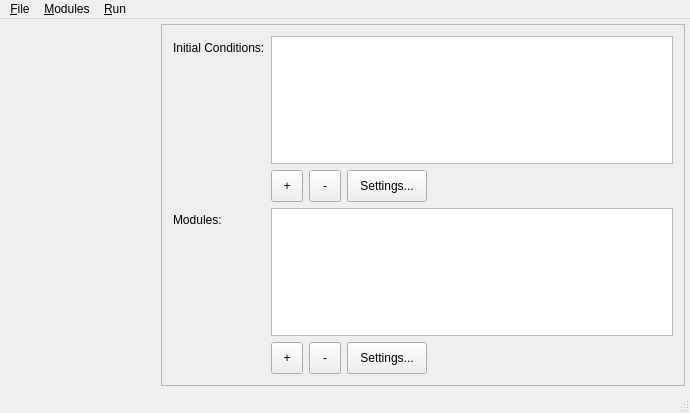
<?xml version="1.0" encoding="UTF-8"?>
<ui version="4.0">
 <class>ExperimentManager</class>
 <widget class="QMainWindow" name="ExperimentManager">
  <property name="geometry">
   <rect>
    <x>0</x>
    <y>0</y>
    <width>690</width>
    <height>413</height>
   </rect>
  </property>
  <property name="sizePolicy">
   <sizepolicy hsizetype="Expanding" vsizetype="Expanding">
    <horstretch>0</horstretch>
    <verstretch>0</verstretch>
   </sizepolicy>
  </property>
  <property name="windowTitle">
   <string>AMUSE Experiment Control</string>
  </property>
  <property name="unifiedTitleAndToolBarOnMac">
   <bool>true</bool>
  </property>
  <widget class="QWidget" name="centralWidget">
   <property name="sizePolicy">
    <sizepolicy hsizetype="Expanding" vsizetype="Expanding">
     <horstretch>0</horstretch>
     <verstretch>0</verstretch>
    </sizepolicy>
   </property>
   <layout class="QHBoxLayout" name="horizontalLayout_4">
    <property name="margin">
     <number>5</number>
    </property>
    <item>
     <widget class="ModulesToolbox" name="modulesToolbox" native="true">
      <property name="sizePolicy">
       <sizepolicy hsizetype="Fixed" vsizetype="Expanding">
        <horstretch>0</horstretch>
        <verstretch>0</verstretch>
       </sizepolicy>
      </property>
      <property name="minimumSize">
       <size>
        <width>150</width>
        <height>0</height>
       </size>
      </property>
      <property name="maximumSize">
       <size>
        <width>200</width>
        <height>16777215</height>
       </size>
      </property>
     </widget>
    </item>
    <item>
     <widget class="QFrame" name="frame">
      <property name="sizePolicy">
       <sizepolicy hsizetype="Expanding" vsizetype="Expanding">
        <horstretch>0</horstretch>
        <verstretch>0</verstretch>
       </sizepolicy>
      </property>
      <property name="frameShape">
       <enum>QFrame::StyledPanel</enum>
      </property>
      <property name="frameShadow">
       <enum>QFrame::Raised</enum>
      </property>
      <layout class="QFormLayout" name="formLayout">
       <item row="0" column="1">
        <widget class="QListWidget" name="initCondList"/>
       </item>
       <item row="0" column="0">
        <widget class="QLabel" name="initCondLabel">
         <property name="text">
          <string>Initial Conditions:</string>
         </property>
        </widget>
       </item>
       <item row="3" column="1">
        <widget class="QListWidget" name="moduleList"/>
       </item>
       <item row="3" column="0">
        <widget class="QLabel" name="moduleLabel">
         <property name="text">
          <string>Modules:</string>
         </property>
        </widget>
       </item>
       <item row="1" column="1">
        <layout class="QHBoxLayout" name="horizontalLayout">
         <item>
          <widget class="QToolButton" name="addInitButton">
           <property name="minimumSize">
            <size>
             <width>32</width>
             <height>32</height>
            </size>
           </property>
           <property name="maximumSize">
            <size>
             <width>32</width>
             <height>32</height>
            </size>
           </property>
           <property name="text">
            <string>+</string>
           </property>
          </widget>
         </item>
         <item>
          <widget class="QToolButton" name="removeInitButton">
           <property name="minimumSize">
            <size>
             <width>32</width>
             <height>32</height>
            </size>
           </property>
           <property name="maximumSize">
            <size>
             <width>32</width>
             <height>32</height>
            </size>
           </property>
           <property name="text">
            <string>-</string>
           </property>
          </widget>
         </item>
         <item>
          <widget class="QPushButton" name="initSettingsButton">
           <property name="minimumSize">
            <size>
             <width>0</width>
             <height>32</height>
            </size>
           </property>
           <property name="text">
            <string>Settings...</string>
           </property>
          </widget>
         </item>
         <item>
          <spacer name="horizontalSpacer">
           <property name="orientation">
            <enum>Qt::Horizontal</enum>
           </property>
           <property name="sizeHint" stdset="0">
            <size>
             <width>40</width>
             <height>20</height>
            </size>
           </property>
          </spacer>
         </item>
        </layout>
       </item>
       <item row="4" column="1">
        <layout class="QHBoxLayout" name="horizontalLayout_2">
         <item>
          <widget class="QToolButton" name="addModuleButton">
           <property name="minimumSize">
            <size>
             <width>32</width>
             <height>32</height>
            </size>
           </property>
           <property name="maximumSize">
            <size>
             <width>32</width>
             <height>32</height>
            </size>
           </property>
           <property name="text">
            <string>+</string>
           </property>
          </widget>
         </item>
         <item>
          <widget class="QToolButton" name="removeModuleButton">
           <property name="minimumSize">
            <size>
             <width>32</width>
             <height>32</height>
            </size>
           </property>
           <property name="maximumSize">
            <size>
             <width>32</width>
             <height>32</height>
            </size>
           </property>
           <property name="text">
            <string>-</string>
           </property>
          </widget>
         </item>
         <item>
          <widget class="QPushButton" name="moduleSettingsButton">
           <property name="minimumSize">
            <size>
             <width>0</width>
             <height>32</height>
            </size>
           </property>
           <property name="text">
            <string>Settings...</string>
           </property>
          </widget>
         </item>
         <item>
          <spacer name="horizontalSpacer_2">
           <property name="orientation">
            <enum>Qt::Horizontal</enum>
           </property>
           <property name="sizeHint" stdset="0">
            <size>
             <width>40</width>
             <height>20</height>
            </size>
           </property>
          </spacer>
         </item>
        </layout>
       </item>
      </layout>
     </widget>
    </item>
   </layout>
  </widget>
  <widget class="QMenuBar" name="menuBar">
   <property name="geometry">
    <rect>
     <x>0</x>
     <y>0</y>
     <width>690</width>
     <height>25</height>
    </rect>
   </property>
   <widget class="QMenu" name="menuFile">
    <property name="title">
     <string>&amp;File</string>
    </property>
    <addaction name="separator"/>
    <addaction name="actionNew_Experiment"/>
    <addaction name="actionOpen_Experiment"/>
    <addaction name="actionSave_Experiment"/>
    <addaction name="separator"/>
    <addaction name="actionExport_experiment"/>
    <addaction name="separator"/>
    <addaction name="actionClose"/>
   </widget>
   <widget class="QMenu" name="menuRun">
    <property name="title">
     <string>&amp;Run</string>
    </property>
    <addaction name="actionView_Cluster"/>
    <addaction name="actionRun_Experiment"/>
   </widget>
   <widget class="QMenu" name="menuModules">
    <property name="title">
     <string>&amp;Modules</string>
    </property>
    <addaction name="actionImport_Module"/>
    <addaction name="actionEdit_Modules"/>
   </widget>
   <addaction name="menuFile"/>
   <addaction name="menuModules"/>
   <addaction name="menuRun"/>
  </widget>
  <widget class="QStatusBar" name="statusBar"/>
  <action name="actionOpen_Experiment">
   <property name="text">
    <string>&amp;Open Experiment...</string>
   </property>
   <property name="shortcut">
    <string>Ctrl+O</string>
   </property>
   <property name="visible">
    <bool>true</bool>
   </property>
  </action>
  <action name="actionNew_Experiment">
   <property name="text">
    <string>&amp;New Experiment...</string>
   </property>
   <property name="shortcut">
    <string>Ctrl+N</string>
   </property>
  </action>
  <action name="actionSave_Experiment">
   <property name="text">
    <string>&amp;Save Experiment</string>
   </property>
   <property name="shortcut">
    <string>Ctrl+S</string>
   </property>
  </action>
  <action name="actionClose">
   <property name="text">
    <string>&amp;Close</string>
   </property>
   <property name="shortcut">
    <string>Ctrl+W</string>
   </property>
  </action>
  <action name="actionRun_Experiment">
   <property name="text">
    <string>&amp;Run Experiment</string>
   </property>
   <property name="shortcut">
    <string>Ctrl+R</string>
   </property>
  </action>
  <action name="actionExport_experiment">
   <property name="text">
    <string>E&amp;xport Experiment...</string>
   </property>
  </action>
  <action name="actionImport_Module">
   <property name="text">
    <string>Import Module Specification...</string>
   </property>
  </action>
  <action name="actionEdit_Modules">
   <property name="text">
    <string>Edit Modules...</string>
   </property>
   <property name="shortcut">
    <string>Ctrl+M</string>
   </property>
  </action>
  <action name="actionView_Cluster">
   <property name="text">
    <string>&amp;View Cluster...</string>
   </property>
  </action>
 </widget>
 <layoutdefault spacing="6" margin="11"/>
 <customwidgets>
  <customwidget>
   <class>ModulesToolbox</class>
   <extends>QWidget</extends>
   <header>modulestoolbox</header>
   <container>1</container>
  </customwidget>
 </customwidgets>
 <resources/>
 <connections>
  <connection>
   <sender>actionClose</sender>
   <signal>triggered()</signal>
   <receiver>ExperimentManager</receiver>
   <slot>close()</slot>
   <hints>
    <hint type="sourcelabel">
     <x>-1</x>
     <y>-1</y>
    </hint>
    <hint type="destinationlabel">
     <x>289</x>
     <y>183</y>
    </hint>
   </hints>
  </connection>
  <connection>
   <sender>actionOpen_Experiment</sender>
   <signal>triggered()</signal>
   <receiver>ExperimentManager</receiver>
   <slot>openExperiment()</slot>
   <hints>
    <hint type="sourcelabel">
     <x>-1</x>
     <y>-1</y>
    </hint>
    <hint type="destinationlabel">
     <x>344</x>
     <y>206</y>
    </hint>
   </hints>
  </connection>
  <connection>
   <sender>actionView_Cluster</sender>
   <signal>triggered()</signal>
   <receiver>ExperimentManager</receiver>
   <slot>showClusterView()</slot>
   <hints>
    <hint type="sourcelabel">
     <x>-1</x>
     <y>-1</y>
    </hint>
    <hint type="destinationlabel">
     <x>344</x>
     <y>206</y>
    </hint>
   </hints>
  </connection>
  <connection>
   <sender>actionEdit_Modules</sender>
   <signal>triggered()</signal>
   <receiver>ExperimentManager</receiver>
   <slot>showModuleEditor()</slot>
   <hints>
    <hint type="sourcelabel">
     <x>-1</x>
     <y>-1</y>
    </hint>
    <hint type="destinationlabel">
     <x>344</x>
     <y>206</y>
    </hint>
   </hints>
  </connection>
  <connection>
   <sender>actionSave_Experiment</sender>
   <signal>triggered()</signal>
   <receiver>ExperimentManager</receiver>
   <slot>saveExperiment()</slot>
   <hints>
    <hint type="sourcelabel">
     <x>-1</x>
     <y>-1</y>
    </hint>
    <hint type="destinationlabel">
     <x>344</x>
     <y>206</y>
    </hint>
   </hints>
  </connection>
  <connection>
   <sender>actionNew_Experiment</sender>
   <signal>triggered()</signal>
   <receiver>ExperimentManager</receiver>
   <slot>newExperiment()</slot>
   <hints>
    <hint type="sourcelabel">
     <x>-1</x>
     <y>-1</y>
    </hint>
    <hint type="destinationlabel">
     <x>344</x>
     <y>206</y>
    </hint>
   </hints>
  </connection>
 </connections>
 <slots>
  <slot>openExperiment()</slot>
  <slot>showClusterView()</slot>
  <slot>showModuleEditor()</slot>
  <slot>loadExperiment()</slot>
  <slot>saveExperiment()</slot>
  <slot>newExperiment()</slot>
 </slots>
</ui>
